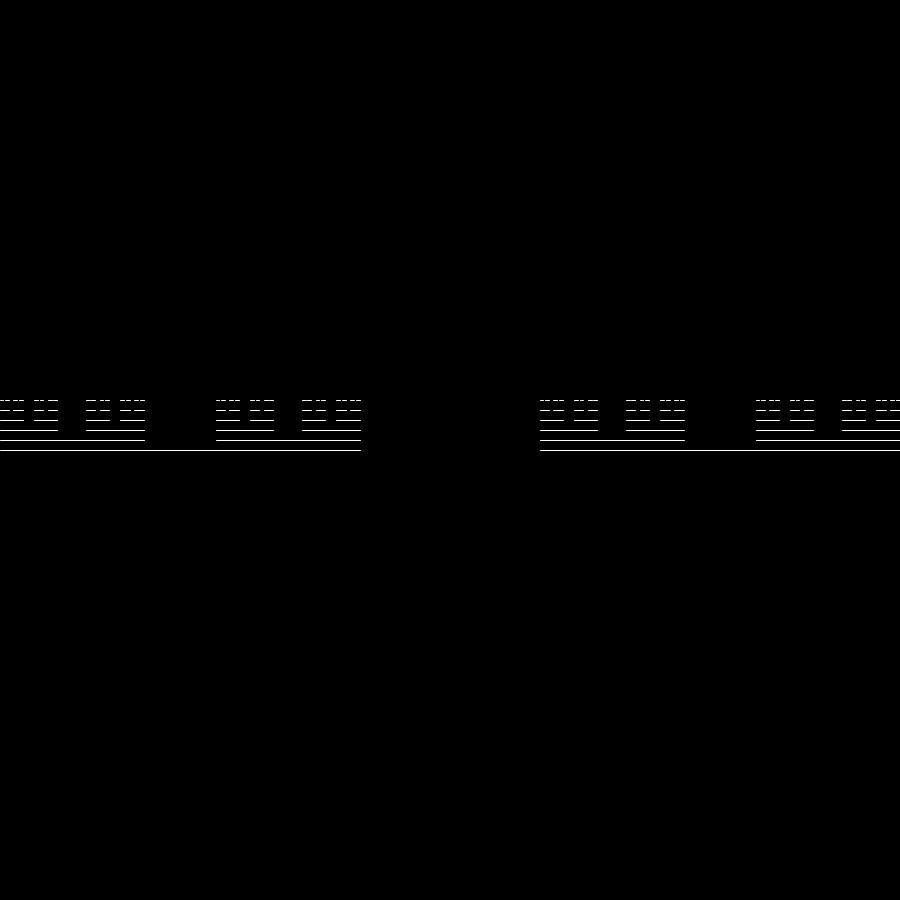
Frame 1 (no input)
Frame 2 (the mouse pressed at the canvas centre, redrawn once): identical to frame 1, image omitted

The Processing sketch that drew this single still picture (run headless with seeded random() and noise(); the mouse was pressed at the canvas centre and the sketch redrawn once):

// Processing sketch: Cantor_dust
// ── Cantor_dust.pde

void setup(){
  size(900, 900);
  //frameRate(144);
}

void draw(){
  background(0);
  cantor(0, width, 0);
  noLoop();
}
int n=5;
void cantor(float st, float dr, float h){
  if ((dr-st)/n>1){
    
    stroke(255); strokeWeight(1);
    line(st, height/2-h, st+(dr-st)*(int(n/2))/n, height/2-h);
    line(st+(dr-st)*(int(n/2)+1)/n, height/2-h, dr, height/2-h);
    
    cantor(st, st+(dr-st)*(int(n/2))/n, h+10);
    cantor(st+(dr-st)*(int(n/2)+1)/n, dr, h+10);
  }
}
